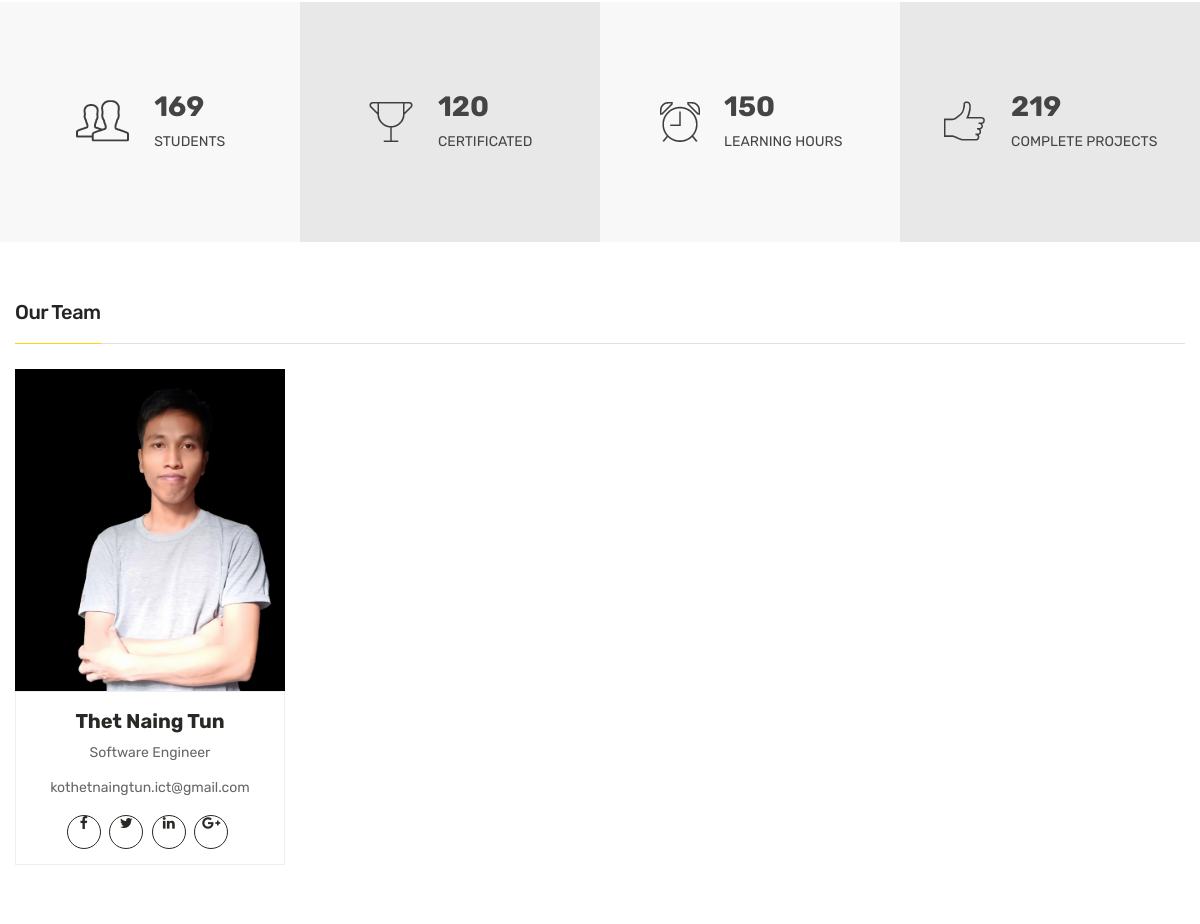
/ (middle part), run on an earlier commit of the app's database.
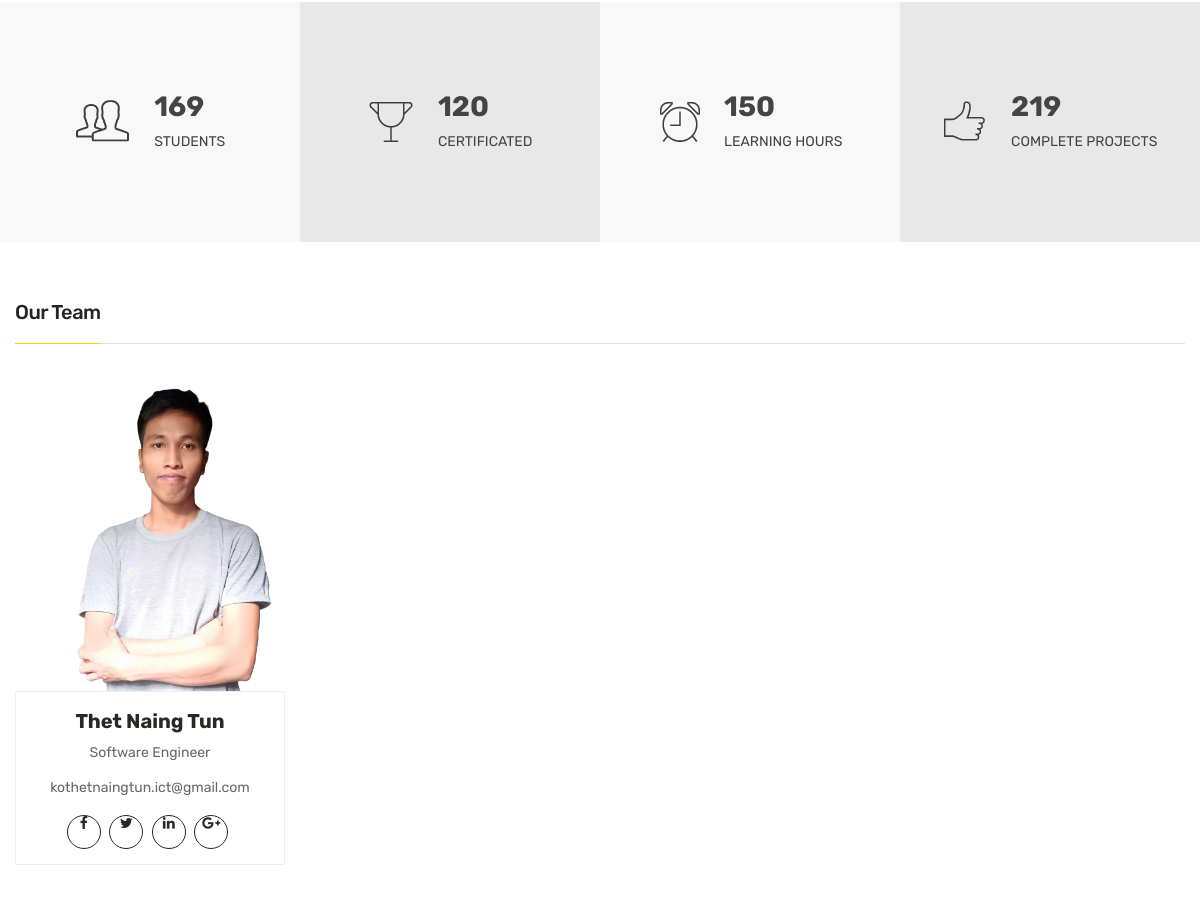
And on a later commit of the database.
### Profile/models.py (models this page shows, shortened)
class TeamProfile(models.Model):
    name = models.CharField(max_length=200)
    role = models.CharField(max_length=200)
    email = models.EmailField()
    facebook= models.CharField(max_length=200, blank=True)
    instagrm = models.CharField(max_length=200, blank=True)
    twetter = models.CharField(max_length=200, blank=True)
    gplus = models.CharField(max_length=200, blank=True)
    image = models.ImageField(upload_to='userprofile/')
    def image_tag(self):
        return mark_safe('<img src="{}" heights="50" width="40" />'.format(self.image.url))
    image_tag.short_description = 'Image'
    def ImageUrl(self):
        if self.image:
            return self.image.url
        else:
            return ""

### Profile/views.py (the view)
# urls.py: path('', profile, name='profile'),
def profile(request):
    teams = TeamProfile.objects.all()
    context = {
        'teams':teams
    }
    return render(request, 'Profile/index.html', context)

### templates/Profile/index.html (shortened to what this page needs)
{% extends 'base.html' %}
{% load static %}
{% block content %}
            <div class="counterup-area">
                <div class="container-fluid p-0">
                    <div class="row no-gutters">
                        <div class="col-lg-3 col-md-6">
                            <div class="limupa-counter white-smoke-bg">
                                <div class="container">
                                    <div class="counter-img">
                                        <img src="{% static 'images/about-us/icon/1.png' %}" alt="">
                                    </div>
                                    <div class="counter-info">
                                        <div class="counter-number">
                                            <h3 class="counter">169</h3>
                                        </div>
                                        <div class="counter-text">
                                            <span>STUDENTS</span>
                                        </div>
                                    </div>
                                </div>
                            </div>
                        </div>
                        <div class="col-lg-3 col-md-6">
                            <div class="limupa-counter gray-bg">
                                <div class="counter-img">
                                    <img src="{% static 'images/about-us/icon/2.png' %}" alt="">
                                </div>
                                <div class="counter-info">
                                    <div class="counter-number">
                                        <h3 class="counter">120</h3>
                                    </div>
                                    <div class="counter-text">
                                        <span>CERTIFICATED</span>
                                    </div>
                                </div>
                            </div>
                        </div>
                        <div class="col-lg-3 col-md-6">
                            <div class="limupa-counter white-smoke-bg">
                                <div class="counter-img">
                                    <img src="{% static 'images/about-us/icon/3.png' %}" alt="">
                                </div>
                                <div class="counter-info">
                                    <div class="counter-number">
                                        <h3 class="counter">150</h3>
                                    </div>
                                    <div class="counter-text">
                                        <span>LEARNING HOURS</span>
                                    </div>
                                </div>
                            </div>
                        </div>
                        <div class="col-lg-3 col-md-6">
                            <div class="limupa-counter gray-bg">
                                <div class="counter-img">
                                    <img src="{% static 'images/about-us/icon/4.png' %}" alt="">
                                </div>
                                <div class="counter-info">
                                    <div class="counter-number">
                                        <h3 class="counter">219</h3>
                                    </div>
                                    <div class="counter-text">
                                        <span>COMPLETE PROJECTS</span>
                                    </div>
                                </div>
                            </div>
                        </div>
                    </div>
                </div>
            </div>
            <div class="team-area pt-60 pt-sm-44">
                <div class="container">
                    <div class="row">
                        <div class="col-12">
                            <div class="li-section-title capitalize mb-25">
                                <h2><span>our team</span></h2>
                            </div>
                        </div>
                    </div>
                    <div class="row">
                        {% for team in teams %}
                        <div class="col-lg-3 col-md-6 col-sm-6">
                            <div class="team-member mb-60 mb-sm-30 mb-xs-30">
                                <div class="team-thumb">
                                    <img src="{{team.ImageUrl}}" alt="Our Team Member">
                                </div>
                                <div class="team-content text-center">
                                    <h3>{{team.name}}</h3>
                                    <p>{{team.role}}</p>
                                    <a href="#">{{team.email}}</a>
                                    <div class="team-social">
                                        <a href="#"><i class="fa fa-facebook"></i></a>
                                        <a href="#"><i class="fa fa-twitter"></i></a>
                                        <a href="#"><i class="fa fa-linkedin"></i></a>
                                        <a href="#"><i class="fa fa-google-plus"></i></a>
                                    </div>
                                </div>
                            </div>
                        </div>
                        {% endfor %}
                    </div>
                </div>
            </div>
{% endblock content %}

### templates/base.html (shortened to what this page needs)
{% load static %}
<html class="no-js" lang="zxx">
<head>
        <link rel="stylesheet" href="{% static 'css/material-design-iconic-font.min.css' %}">
        <link rel="stylesheet" href="{% static 'css/font-awesome.min.css' %}">
        <link rel="stylesheet" href="{% static 'css/fontawesome-stars.css' %}">
        <link rel="stylesheet" href="{% static 'css/meanmenu.css' %}">
        <link rel="stylesheet" href="{% static 'css/owl.carousel.min.css' %}">
        <link rel="stylesheet" href="{% static 'css/slick.css' %}">
        <link rel="stylesheet" href="{% static 'css/animate.css' %}">
        <link rel="stylesheet" href="{% static 'css/jquery-ui.min.css' %}">
        <link rel="stylesheet" href="{% static 'css/venobox.css' %}">
        <link rel="stylesheet" href="{% static 'css/nice-select.css' %}">
        <link rel="stylesheet" href="{% static 'css/magnific-popup.css' %}">
        <link rel="stylesheet" href="{% static 'css/bootstrap.min.css' %}">
        <link rel="stylesheet" href="{% static 'css/helper.css' %}">
        <link rel="stylesheet" href="{% static 'style.css' %}">
        <link rel="stylesheet" href="{% static 'css/responsive.css' %}">
    </head>
    <body>
        <div class="body-wrapper">
            {% block content %}{% endblock content %}
        </div>
    </body>
</html>

### static/css/responsive.css (style rules this page uses)
@media (min-width: 1200px) and (max-width: 1500px) { .container { max-width: 1170px; padding-left: 0; padding-right: 0; } }

What changed in the data, as far as the page shows it:
changed TeamProfile "Thet Naing Tun": ImageUrl: a different picture
